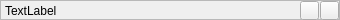
<?xml version="1.0" encoding="UTF-8"?>
<ui version="4.0">
 <class>WindowBar</class>
 <widget class="QFrame" name="WindowBar">
  <property name="geometry">
   <rect>
    <x>0</x>
    <y>0</y>
    <width>340</width>
    <height>20</height>
   </rect>
  </property>
  <property name="windowTitle">
   <string>Frame</string>
  </property>
  <property name="styleSheet">
   <string notr="true"/>
  </property>
  <property name="frameShape">
   <enum>QFrame::StyledPanel</enum>
  </property>
  <property name="frameShadow">
   <enum>QFrame::Raised</enum>
  </property>
  <widget class="QPushButton" name="exitButton">
   <property name="geometry">
    <rect>
     <x>320</x>
     <y>1</y>
     <width>19</width>
     <height>19</height>
    </rect>
   </property>
  </widget>
  <widget class="QLabel" name="titleLabel">
   <property name="geometry">
    <rect>
     <x>5</x>
     <y>1</y>
     <width>291</width>
     <height>19</height>
    </rect>
   </property>
   <property name="styleSheet">
    <string notr="true"/>
   </property>
   <property name="text">
    <string>TextLabel</string>
   </property>
  </widget>
  <widget class="QPushButton" name="minimizeButton">
   <property name="geometry">
    <rect>
     <x>300</x>
     <y>1</y>
     <width>19</width>
     <height>19</height>
    </rect>
   </property>
  </widget>
 </widget>
 <resources/>
 <connections/>
</ui>
